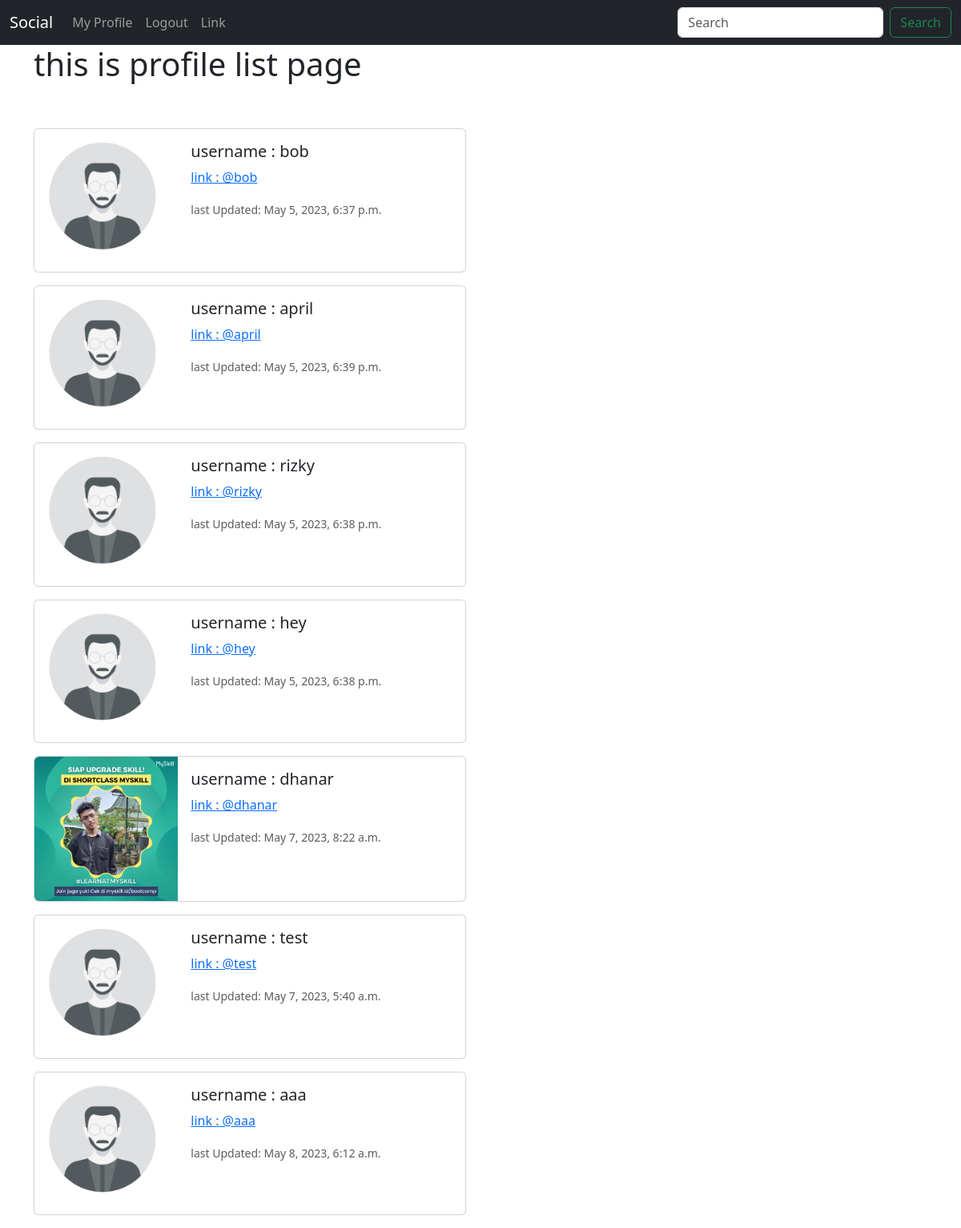
Screenshot of /profile_list/ (signed in) with the database file from the repository.
### musker/models.py (models this page shows, shortened)
class Profile(models.Model):
    user = models.OneToOneField(User, on_delete=models.CASCADE)
    follows = models.ManyToManyField(
        "self",
        related_name="follow_by",
        symmetrical=False,
        blank=True
    )
    date_modified = models.DateTimeField(User, auto_now=True)
    profile_pic = models.ImageField(blank=True, null=True, upload_to='images/') #<- upload to will upload pic to images file in media file

### musker/views.py (the view)
# urls.py: path('profile_list/', views.ProfileList, name='profile-list'),
def ProfileList(request):
    if request.user.is_authenticated:
        profiles = Profile.objects.exclude(user=request.user)
        return render(request, 'musker/profile_list.html',{"profiles":profiles})
    else:
        messages.success(request, ("You Must be Logged In To view this Page .... "))
        return redirect('home')

### musker/templates/musker/profile_list.html (shortened to what this page needs)
{% extends 'musker/base.html' %}
{% load static %}
{% block content %}
<h1>this is profile list page</h1>
<br/><br/>
{% if profiles %}
    {% for profile in profiles %}
    <div class="card mb-3" style="max-width: 540px;">
        <div class="row g-0">
          <div class="col-md-4">
            {% if profile.profile_pic %}
              <img src="{{ profile.profile_pic.url }}" class="img-fluid rounded-start" alt="Profile Image">
            {% else %}
              <img src="{% static 'images/default_pic.jpg' %}" class="img-fluid rounded-start" alt="Profile Images">
            {% endif %}
          </div>
          <div class="col-md-8">
            <div class="card-body">
              <h5 class="card-title">username : {{ profile.user.username }}</h5>
              <p class="card-text">
                <a href="{% url 'profile-view' profile.user.id %}">
                  link : @{{ profile.user.username|lower }}
                </a>
              </p>
              <p class="card-text"><small class="text-body-secondary">last Updated: {{profile.date_modified}}</small></p>
            </div>
          </div>
        </div>
      </div>
    {% endfor %}
{% endif %}
{% endblock content %}

### rows the page displays
Profile: user.username "bob", date_modified "May 5, 2023, 6:37 p.m."
Profile: user.username "april", date_modified "May 5, 2023, 6:39 p.m."
Profile: user.username "rizky", date_modified "May 5, 2023, 6:38 p.m."
Profile: user.username "hey", date_modified "May 5, 2023, 6:38 p.m."
Profile: profile_pic (picture), user.username "dhanar", date_modified "May 7, 2023, 8:22 a.m."
Profile: user.username "test", date_modified "May 7, 2023, 5:40 a.m."
Profile: user.username "aaa", date_modified "May 8, 2023, 6:12 a.m."
